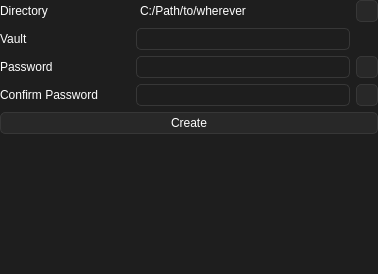
<?xml version="1.0" encoding="UTF-8"?>
<ui version="4.0">
 <class>Window_NewVault</class>
 <widget class="QWidget" name="Window_NewVault">
  <property name="geometry">
   <rect>
    <x>0</x>
    <y>0</y>
    <width>378</width>
    <height>274</height>
   </rect>
  </property>
  <property name="windowTitle">
   <string>Form</string>
  </property>
  <property name="styleSheet">
   <string notr="true">QWidget{
	font: 100 11pt &quot;Noto Sans&quot;;
	color: rgb(255, 255, 255);
	background-color: rgb(30, 30, 30);
}
QWidget:disabled{
	color: rgb(100, 100, 100);
}

/* ToolTip */
QToolTip {
	color: rgb(255, 255, 255); 
	background: rgb(55, 55, 55);
	border: 1px solid rgb(70, 70, 70); 
	border-radius: 5px;
}

/* ProgressBar */
QProgressBar{
 	border: 1px solid rgb(55, 55, 55);
	border-radius: 5px;
	padding-left: 0px;
	color: rgb(0, 65, 74);
	text-align: center;
}
QProgressBar::chunk{
	border-radius: 5px;
 	background-color: rgb(44, 222, 133);
}

/* Label */
QLabel{
border: 0px;
}

/* TextEdit */
QTextEdit{
font: 9pt;
border: 1px solid rgb(55, 55, 55);
border-radius: 5px;
}
/* LineEdit */
QLineEdit{
	border: 1px solid rgb(55, 55, 55);
	border-radius: 5px;
}

/* ListView */
QListView{
	border: 1px solid rgb(55, 55, 55);
	border-radius: 5px;
	font: 11pt;
	gridline-color: rgb(0, 0, 0);
}

/* ComboBox */
QComboBox{
	background-color: rgb(40, 40, 40);
	border: 1px solid rgb(55, 55, 55);
	border-radius: 5px;
	padding-left: 3px;
}
QComboBox::drop-down {
    width: 20px;
    border-left: 1px solid rgb(55, 55, 55);
    border-top-right-radius: 5px; 
    border-bottom-right-radius: 5px;
    subcontrol-origin: padding;
    subcontrol-position: top right;
    width: 15px;
}
QComboBox::down-arrow {
    image: url(:/icons/arrow_down.png);
}

/* PushButton */
QPushButton{
	border: 1px solid rgb(55, 55, 55);
	border-radius: 5px;
	background-color: rgb(40, 40, 40);
}
QPushButton:pressed{
	background-color: rgb(30, 30, 30);
}

/* CheckBox */
QCheckBox{
	border: 1px solid rgb(55, 55, 55);
	border-radius: 5px;
}
QCheckBox::indicator{
	margin-left: 2px;
	margin-right: -2px;
}
QCheckBox::indicator:unchecked{
	border: 1px solid rgb(0, 0, 0);
	background-color: rgb(200, 40 ,40);
}
QCheckBox::indicator:checked{
	border: 1px solid rgb(0, 0, 0);
	background-color: rgb(40, 200 ,40);
}

</string>
  </property>
  <layout class="QGridLayout" name="gridLayout">
   <property name="leftMargin">
    <number>0</number>
   </property>
   <property name="topMargin">
    <number>0</number>
   </property>
   <property name="rightMargin">
    <number>0</number>
   </property>
   <property name="bottomMargin">
    <number>0</number>
   </property>
   <item row="3" column="0">
    <layout class="QHBoxLayout" name="horizontalLayout_4">
     <item>
      <widget class="QLabel" name="confirm_l_label">
       <property name="sizePolicy">
        <sizepolicy hsizetype="Fixed" vsizetype="Fixed">
         <horstretch>0</horstretch>
         <verstretch>0</verstretch>
        </sizepolicy>
       </property>
       <property name="minimumSize">
        <size>
         <width>130</width>
         <height>22</height>
        </size>
       </property>
       <property name="maximumSize">
        <size>
         <width>130</width>
         <height>22</height>
        </size>
       </property>
       <property name="text">
        <string>Confirm Password</string>
       </property>
      </widget>
     </item>
     <item>
      <widget class="QLineEdit" name="confirm_input_lineedit">
       <property name="minimumSize">
        <size>
         <width>0</width>
         <height>22</height>
        </size>
       </property>
       <property name="maximumSize">
        <size>
         <width>16777215</width>
         <height>22</height>
        </size>
       </property>
       <property name="echoMode">
        <enum>QLineEdit::EchoMode::Password</enum>
       </property>
      </widget>
     </item>
     <item>
      <widget class="QPushButton" name="confirm_visibility_button">
       <property name="sizePolicy">
        <sizepolicy hsizetype="Fixed" vsizetype="Fixed">
         <horstretch>0</horstretch>
         <verstretch>0</verstretch>
        </sizepolicy>
       </property>
       <property name="minimumSize">
        <size>
         <width>22</width>
         <height>22</height>
        </size>
       </property>
       <property name="maximumSize">
        <size>
         <width>22</width>
         <height>22</height>
        </size>
       </property>
       <property name="text">
        <string/>
       </property>
       <property name="icon">
        <iconset resource="../asset/resource.qrc">
         <normaloff>:/icons/visibility_off.png</normaloff>
         <normalon>:/icons/visibility_on.png</normalon>:/icons/visibility_off.png</iconset>
       </property>
       <property name="checkable">
        <bool>true</bool>
       </property>
       <property name="checked">
        <bool>false</bool>
       </property>
      </widget>
     </item>
    </layout>
   </item>
   <item row="0" column="0">
    <layout class="QHBoxLayout" name="horizontalLayout">
     <item>
      <widget class="QLabel" name="directory_l_label">
       <property name="minimumSize">
        <size>
         <width>130</width>
         <height>22</height>
        </size>
       </property>
       <property name="maximumSize">
        <size>
         <width>130</width>
         <height>22</height>
        </size>
       </property>
       <property name="text">
        <string>Directory</string>
       </property>
      </widget>
     </item>
     <item>
      <widget class="QLabel" name="directory_path_label">
       <property name="styleSheet">
        <string notr="true">QWidget{
	padding-left: 1px;
}</string>
       </property>
       <property name="text">
        <string>C:/Path/to/wherever</string>
       </property>
      </widget>
     </item>
     <item>
      <widget class="QPushButton" name="directory_open_button">
       <property name="sizePolicy">
        <sizepolicy hsizetype="Fixed" vsizetype="Fixed">
         <horstretch>0</horstretch>
         <verstretch>0</verstretch>
        </sizepolicy>
       </property>
       <property name="minimumSize">
        <size>
         <width>22</width>
         <height>22</height>
        </size>
       </property>
       <property name="maximumSize">
        <size>
         <width>22</width>
         <height>22</height>
        </size>
       </property>
       <property name="text">
        <string/>
       </property>
       <property name="icon">
        <iconset resource="../asset/resource.qrc">
         <normaloff>:/icons/folder_open.png</normaloff>:/icons/folder_open.png</iconset>
       </property>
      </widget>
     </item>
    </layout>
   </item>
   <item row="1" column="0">
    <layout class="QHBoxLayout" name="horizontalLayout_2">
     <item>
      <widget class="QLabel" name="vault_l_label">
       <property name="minimumSize">
        <size>
         <width>130</width>
         <height>22</height>
        </size>
       </property>
       <property name="maximumSize">
        <size>
         <width>130</width>
         <height>22</height>
        </size>
       </property>
       <property name="text">
        <string>Vault</string>
       </property>
      </widget>
     </item>
     <item>
      <widget class="QLineEdit" name="vault_name_lineedit">
       <property name="minimumSize">
        <size>
         <width>0</width>
         <height>22</height>
        </size>
       </property>
       <property name="maximumSize">
        <size>
         <width>16777215</width>
         <height>22</height>
        </size>
       </property>
       <property name="text">
        <string/>
       </property>
      </widget>
     </item>
     <item>
      <spacer name="horizontalSpacer">
       <property name="orientation">
        <enum>Qt::Orientation::Horizontal</enum>
       </property>
       <property name="sizeType">
        <enum>QSizePolicy::Policy::Fixed</enum>
       </property>
       <property name="sizeHint" stdset="0">
        <size>
         <width>28</width>
         <height>22</height>
        </size>
       </property>
      </spacer>
     </item>
    </layout>
   </item>
   <item row="2" column="0">
    <layout class="QHBoxLayout" name="horizontalLayout_3">
     <item>
      <widget class="QLabel" name="password_l_label">
       <property name="sizePolicy">
        <sizepolicy hsizetype="Fixed" vsizetype="Fixed">
         <horstretch>0</horstretch>
         <verstretch>0</verstretch>
        </sizepolicy>
       </property>
       <property name="minimumSize">
        <size>
         <width>130</width>
         <height>22</height>
        </size>
       </property>
       <property name="maximumSize">
        <size>
         <width>130</width>
         <height>22</height>
        </size>
       </property>
       <property name="text">
        <string>Password</string>
       </property>
      </widget>
     </item>
     <item>
      <widget class="QLineEdit" name="password_input_lineedit">
       <property name="minimumSize">
        <size>
         <width>0</width>
         <height>22</height>
        </size>
       </property>
       <property name="maximumSize">
        <size>
         <width>16777215</width>
         <height>22</height>
        </size>
       </property>
       <property name="echoMode">
        <enum>QLineEdit::EchoMode::Password</enum>
       </property>
      </widget>
     </item>
     <item>
      <widget class="QPushButton" name="password_visibility_button">
       <property name="minimumSize">
        <size>
         <width>22</width>
         <height>22</height>
        </size>
       </property>
       <property name="maximumSize">
        <size>
         <width>22</width>
         <height>22</height>
        </size>
       </property>
       <property name="text">
        <string/>
       </property>
       <property name="icon">
        <iconset resource="../asset/resource.qrc">
         <normaloff>:/icons/visibility_off.png</normaloff>
         <normalon>:/icons/visibility_on.png</normalon>:/icons/visibility_off.png</iconset>
       </property>
       <property name="checkable">
        <bool>true</bool>
       </property>
       <property name="flat">
        <bool>false</bool>
       </property>
      </widget>
     </item>
    </layout>
   </item>
   <item row="4" column="0">
    <widget class="QPushButton" name="vault_create">
     <property name="minimumSize">
      <size>
       <width>0</width>
       <height>22</height>
      </size>
     </property>
     <property name="maximumSize">
      <size>
       <width>16777215</width>
       <height>22</height>
      </size>
     </property>
     <property name="text">
      <string>Create</string>
     </property>
    </widget>
   </item>
   <item row="5" column="0">
    <spacer name="verticalSpacer">
     <property name="orientation">
      <enum>Qt::Orientation::Vertical</enum>
     </property>
     <property name="sizeHint" stdset="0">
      <size>
       <width>20</width>
       <height>40</height>
      </size>
     </property>
    </spacer>
   </item>
  </layout>
 </widget>
 <resources>
  <include location="../asset/resource.qrc"/>
 </resources>
 <connections/>
</ui>
